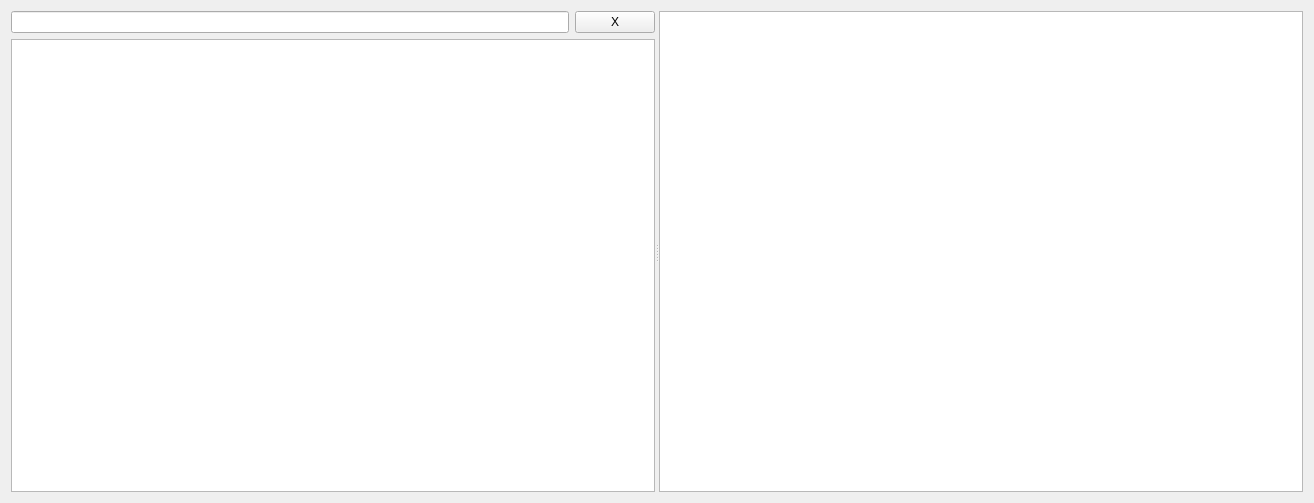
<?xml version="1.0" encoding="UTF-8"?>
<ui version="4.0">
 <class>AssetBrowserWidget</class>
 <widget class="QWidget" name="AssetBrowserWidget">
  <property name="geometry">
   <rect>
    <x>0</x>
    <y>0</y>
    <width>1314</width>
    <height>503</height>
   </rect>
  </property>
  <property name="windowTitle">
   <string>AssetBrowserWidget</string>
  </property>
  <layout class="QGridLayout" name="gridLayout">
   <item row="0" column="0">
    <widget class="QSplitter" name="splitter">
     <property name="orientation">
      <enum>Qt::Orientation::Horizontal</enum>
     </property>
     <widget class="QWidget" name="">
      <layout class="QVBoxLayout" name="verticalLayout">
       <item>
        <layout class="QHBoxLayout" name="horizontalLayout">
         <item>
          <widget class="QLineEdit" name="leFilter"/>
         </item>
         <item>
          <widget class="QPushButton" name="btnClear">
           <property name="text">
            <string>X</string>
           </property>
          </widget>
         </item>
        </layout>
       </item>
       <item>
        <widget class="QTreeView" name="treeView"/>
       </item>
      </layout>
     </widget>
     <widget class="QListView" name="listView"/>
    </widget>
   </item>
  </layout>
 </widget>
 <resources/>
 <connections/>
</ui>
